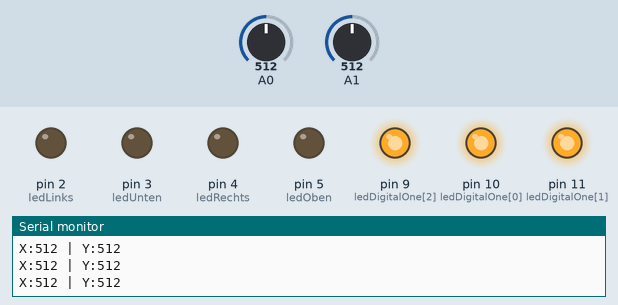
This sketch was run on a simulated Arduino Uno, built with avr-gcc and run on an emulated ATmega328P. Shown: output pins drawn as LEDs (lit = HIGH), the last lines printed to the serial monitor. Inputs (shaded band) come from the test bench; at power-on: A0 = 512, A1 = 512.

Above: at 1.2 s.
1.3 s: A0 set to 492
At 1.6 s:
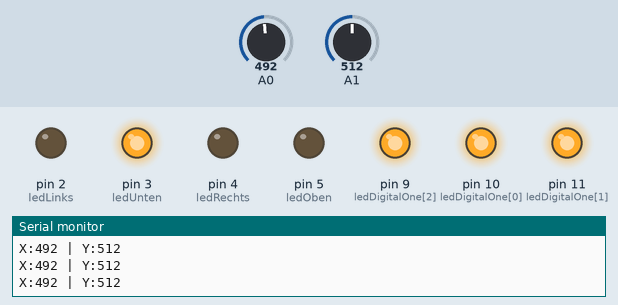
2.8 s: A1 set to 582
4.3 s: A1 set to 610
At 4.9 s:
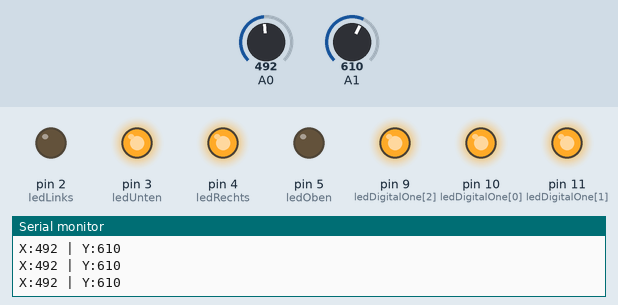
5.8 s: A0 set to 1010
At 6.6 s:
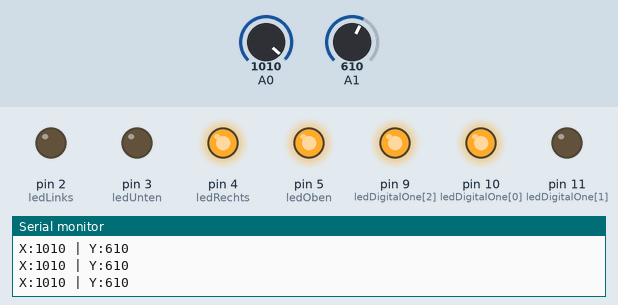
7.3 s: A0 set to 983
At 7.6 s:
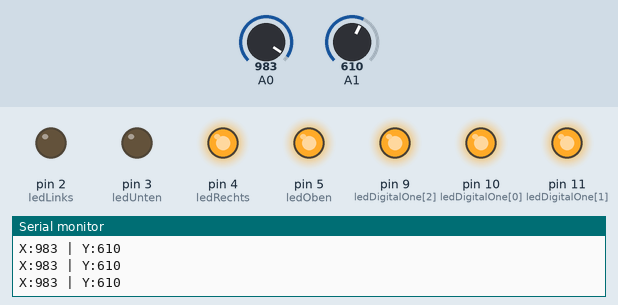
8.8 s: A1 set to 0
At 9.8 s:
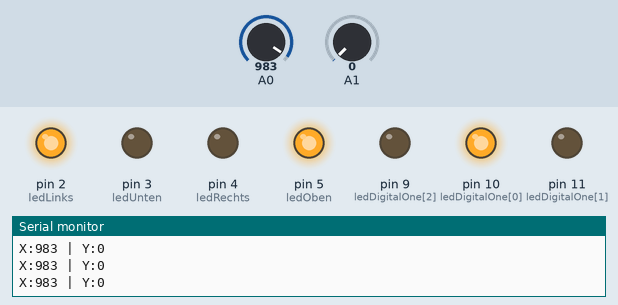
Timing chart, 0 to 11.3 s (numbered marks = the images above; inputs shaded):
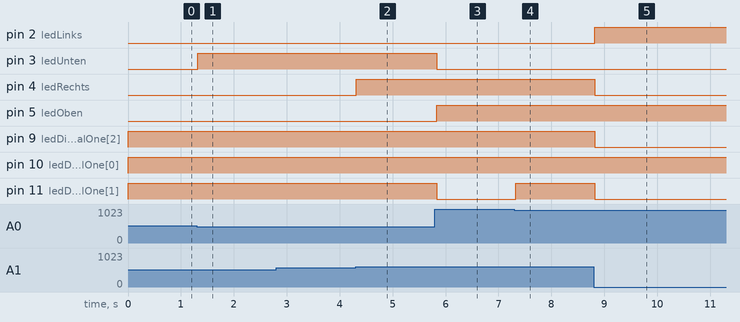

Measured:
- the behaviour switches between 500 and 499 on A0 (found by bisection; images 0 and 1)
- the behaviour switches between 600 and 601 on A1 (found by bisection; images 1 and 2)
- the behaviour switches between 1001 and 1000 on A0 (found by bisection; images 3 and 4)
- after the input at 1.3 s, pin 3 (ledUnten): LOW → HIGH at once
- after the input at 4.3 s, pin 4 (ledRechts): LOW → HIGH at once
- after the input at 5.8 s, pin 3 (ledUnten), pin 11 (ledDigitalOne[1]): HIGH → LOW at once; pin 5 (ledOben): LOW → HIGH at once
- after the input at 7.3 s, pin 11 (ledDigitalOne[1]): LOW → HIGH at once
- after the input at 8.8 s, pin 2 (ledLinks): LOW → HIGH at once; pin 4 (ledRechts), pin 9 (ledDigitalOne[2]), pin 11 (ledDigitalOne[1]): HIGH → LOW at once

The sketch:

RGB_Code.ino
```cpp
//RGB LED pins
int ledDigitalOne[] = {10, 11, 9}; //the three digital pins of the digital LED
int ledOben = 5;
int ledRechts = 4;
int ledUnten = 3;
int ledLinks = 2;
//10 = redPin, 11 = greenPin, 9 = bluePin
const boolean ON = HIGH;     //Define on as LOW (this is because we use a
//common
                            //Anode RGB LED (common pin is connected to +5
//volts)
const boolean OFF = LOW;   //Define off as HIGH
//Predefined Colors
const boolean RED[] = {ON, OFF, OFF};
const boolean GREEN[] = {OFF, ON, OFF};
const boolean BLUE[] = {OFF, OFF, ON};
const boolean YELLOW[] = {ON, ON, OFF};
const boolean CYAN[] = {OFF, ON, ON};
const boolean MAGENTA[] = {ON, OFF, ON};
const boolean WHITE[] = {ON, ON, ON};
const boolean BLACK[] = {OFF, OFF, OFF};
//An Array that stores the predefined colors (allows us to later randomly display a color)
const boolean* COLORS[] = {RED, GREEN, BLUE, YELLOW, CYAN, MAGENTA, WHITE,
BLACK};
int sensorPin = 5;
int value1 = 0;
int value2 = 0;
void setup() {
  pinMode(ledLinks, OUTPUT);
  pinMode(ledOben, OUTPUT);
  pinMode(ledUnten, OUTPUT);
  pinMode(ledRechts, OUTPUT);
  pinMode(3, OUTPUT);
  Serial.begin(9600);
  for(int i = 0; i < 3; i++){
   pinMode(ledDigitalOne[i], OUTPUT);   //Set the three LED pins as outputs
  }
}
void loop() {
  value1 = analogRead(0);
  Serial.print("X:");
  Serial.print(value1, DEC);
  value2 = analogRead(1);
  Serial.print(" | Y:");
  Serial.println(value2, DEC);

  delay(1);
  /* Example - 1 Set a color
   Set the three LEDs to any predefined color
*/
   if(value2 > 1000 && value1 <= 1000 && value1 >0){
   setColor(ledDigitalOne, BLUE);
   }else if(value1 == 0 && value2 > 500){
    setColor(ledDigitalOne, CYAN);
   }else if(value1 == 0 && value2 <= 500){
    setColor(ledDigitalOne, GREEN);
   }else if(value1 <= 510 && value2 == 0){
    setColor(ledDigitalOne, YELLOW);
   }else if(value1 > 510 && value2 == 0){
    setColor(ledDigitalOne, RED);
   }else if (value1 > 1000 && value2 > 500 ){
    setColor(ledDigitalOne, MAGENTA);
   }else{
    setColor(ledDigitalOne, WHITE);
   }

   if(value2 < 500){
    digitalWrite(ledLinks, HIGH);
   }else{
    digitalWrite(ledLinks, LOW);
   }
   if(value2 > 600){
    digitalWrite(ledRechts, HIGH);
   }else{
    digitalWrite(ledRechts, LOW);
   }
   if(value1 > 600){
    digitalWrite(ledOben, HIGH);
   }else{
    digitalWrite(ledOben, LOW);
   }
   if(value1 < 500){
    digitalWrite(ledUnten, HIGH);
   }else{
    digitalWrite(ledUnten, LOW);
   }
}
/* Sets an led to any color
   led - a three element array defining the three color pins (led[0] =
redPin, led[1] = greenPin, led[2] = bluePin)
   color - a three element boolean array (color[0] = red value (LOW = on,
IDUINO for maker’s life
                            www.openplatform.cc                             43
HIGH = off), color[1] = green value, color[2] =blue value)
*/
void setColor(int* led, boolean* color){
 for(int i = 0; i < 3; i++){
   digitalWrite(led[i], color[i]);
 }
}
void setColor(int* led, const boolean* color){
  boolean tempColor[] = {color[0], color[1], color[2]};
  setColor(led, tempColor); }
```
